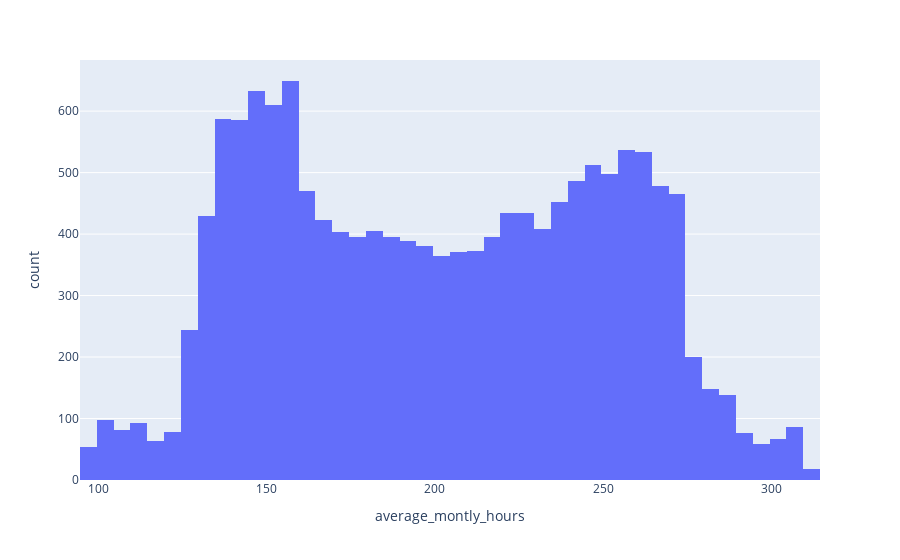

The cell this chart's notebook holds for it:
### Code cell
fig=px.histogram(df,x='average_montly_hours',title=)
fig

### Figure 1 — Plotly figure (JSON) as saved in the notebook; plotly's stock layout.template omitted (floating-point values rounded to 4 significant figures; data arrays with more than 128 entries replaced by an {"elided": "..."} marker saying what was removed)
{"data": [{"alignmentgroup": "True", "bingroup": "x", "hovertemplate": "average_montly_hours=%{x}<br>count=%{y}<extra></extra>", "legendgroup": "", "marker": {"color": "#636efa", "pattern": {"shape": ""}}, "name": "", "offsetgroup": "", "orientation": "v", "showlegend": false, "type": "histogram", "x": {"elided": "14999 int values"}, "xaxis": "x", "yaxis": "y"}], "layout": {"autosize": true, "barmode": "relative", "legend": {"tracegroupgap": 0}, "margin": {"t": 60}, "xaxis": {"anchor": "y", "autorange": true, "domain": [0, 1], "range": [94.5, 314.5], "title": {"text": "average_montly_hours"}, "type": "linear"}, "yaxis": {"anchor": "x", "autorange": true, "domain": [0, 1], "range": [0, 683.2], "title": {"text": "count"}}}}
